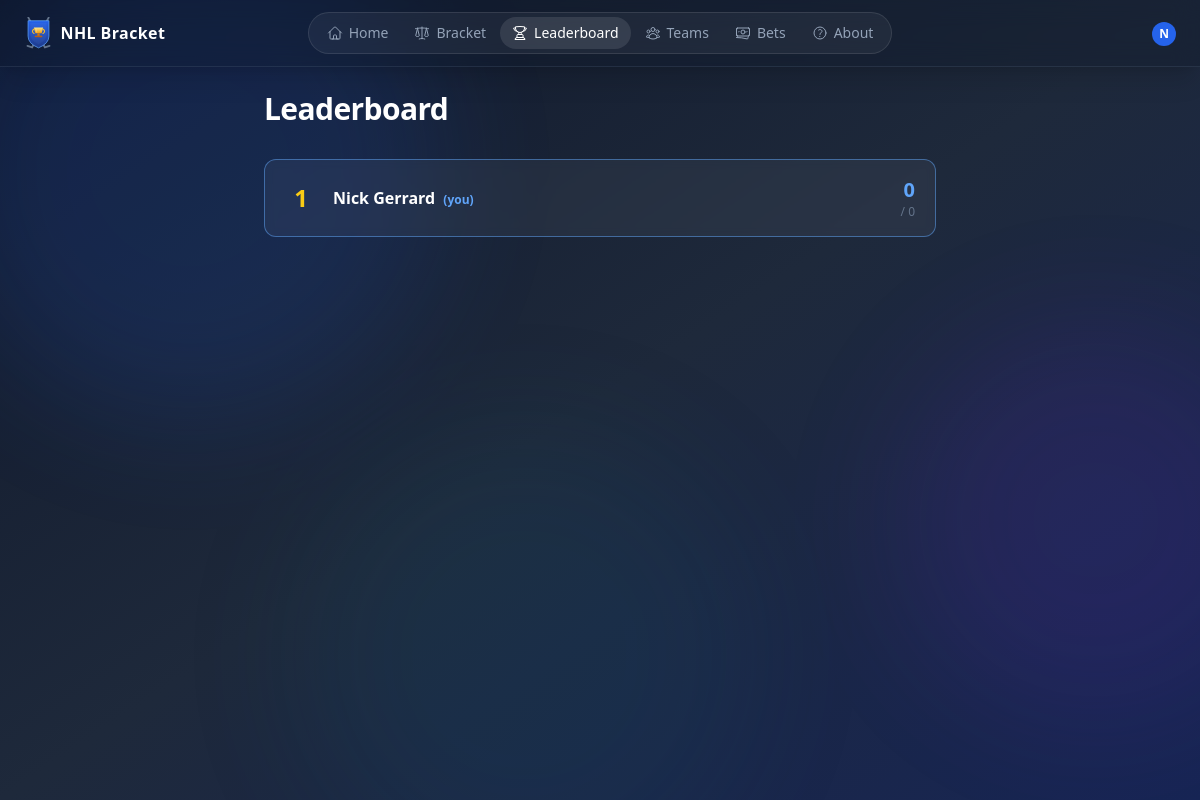
The page /leaderboard (signed in) on the database as committed earlier.
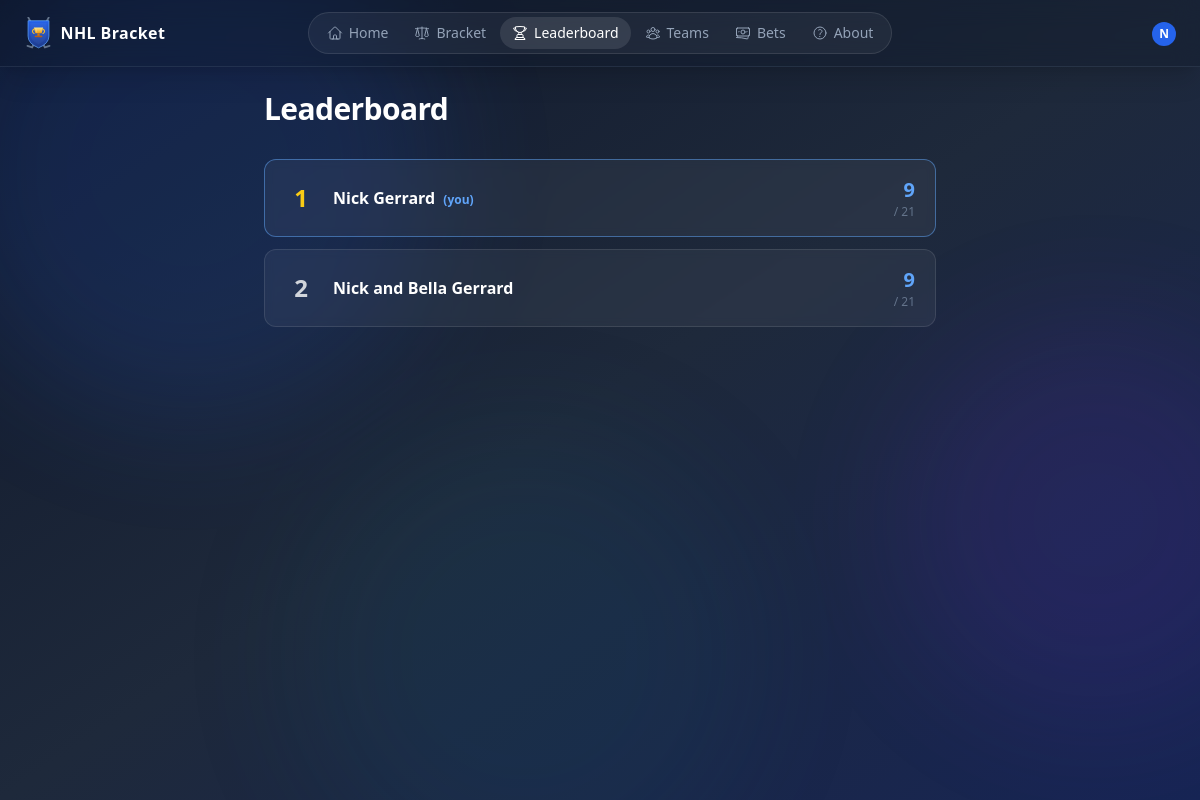
The same page on the database as committed later.
### models.py (models this page shows)
class User(SQLModel, table=True):
    id: int | None = Field(default=None, primary_key=True)
    name: str
    email: str = Field(unique=True)
    balance: int = 0

### main.py (the view)
@app.get("/leaderboard")
async def leaderboard(
    request: Request,
    user: User | None = Depends(get_current_user),
    year: int | None = None,
):
    if not user:
        return RedirectResponse("/login")
    with Session(engine) as session:
        season = resolve_season(session, year)
        users = fetch_all_users(session)
        all_predictions = fetch_predictions_for_season(session, season.id)
        series_results = fetch_series_results(session, season.id)
        scoring = fetch_scoring(session, season.year)
        all_series = list(session.exec(select(Series).where(Series.season_id == season.id)).all())
        board = build_leaderboard(users, all_predictions, series_results, scoring, all_series)
    return templates.TemplateResponse(
        request=request,
        name="leaderboard.html",
        context={"board": board, "current_user": user, "user": user, "season": season},
    )

### main.py (called while the page is built)
def challenge_count(user_id: int) -> int:
    with Session(engine) as session:
        return len(list(session.exec(
            select(Bet).where(Bet.challengee == user_id, Bet.status == BetStatus.PENDING)
        ).all()))

def user_has_submitted(user_id: int) -> bool:
    with Session(engine) as session:
        season = fetch_current_season(session)
        if not season:
            return False
        return has_prediction(session, user_id, season.id)

def get_current_user(request: Request):
    user_id = request.session.get("user_id")
    if not user_id:
        return None
    with Session(engine) as session:
        return session.get(User, user_id)

def resolve_season(session: Session, year: int | None) -> Season:
    season = (
        fetch_season_by_year(session, year) if year else fetch_current_season(session)
    )
    if not season:
        raise HTTPException(status_code=404, detail="Season not found")
    return season

### services.py (called while the page is built)
def fetch_current_season(session: Session) -> Season | None:
    return session.exec(select(Season).order_by(Season.year.desc())).first()  # type: ignore

def fetch_all_users(session: Session) -> list[User]:
    return list(session.exec(select(User)).all())

def fetch_predictions_for_season(session: Session, season_id: int) -> list[Prediction]:
    return list(
        session.exec(
            select(Prediction)
            .join(Series, Prediction.series_id == Series.id)  # type: ignore
            .where(Series.season_id == season_id)
        ).all()
    )

def fetch_series_results(
    session: Session, season_id: int
) -> dict[int, tuple[int | None, str]]:
    return {
        s.id: (s.winner, s.series_abbrev)
        for s in session.exec(select(Series).where(Series.season_id == season_id)).all()
    }  # type: ignore

def fetch_scoring(session: Session, season_year: int) -> dict[str, int]:
    return {
        sc.series_abbrev: sc.points
        for sc in session.exec(
            select(ScoringConfig).where(ScoringConfig.season_year == season_year)
        ).all()
    }

def has_prediction(session: Session, user_id: int, season_id: int) -> bool:
    return (
        session.exec(
            select(Prediction)
            .join(Series, Prediction.series_id == Series.id)  # type: ignore
            .where(Prediction.user_id == user_id, Series.season_id == season_id)
        ).first()
        is not None
    )

### templates/leaderboard.html (shortened to what this page needs)
{% extends "base.html" %}
{% block content %}
<div class="max-w-2xl mx-auto">
    <h1 class="text-2xl sm:text-3xl font-bold mb-8">Leaderboard</h1>
    {% if board %}
    <div class="flex flex-col gap-3">
        {% for entry in board %}
        <div class="flex items-center gap-4 bg-white/5 backdrop-blur-sm border rounded-xl px-5 py-4
            {% if entry.user.id == current_user.id %}
                border-blue-400/50 bg-blue-500/10
            {% else %}
                border-white/10
            {% endif %}
        ">
            <span class="text-2xl font-black w-8 text-center
                {% if loop.index == 1 %}text-yellow-400
                {% elif loop.index == 2 %}text-gray-300
                {% elif loop.index == 3 %}text-amber-600
                {% else %}text-gray-500
                {% endif %}
            ">{{ loop.index }}</span>
            <span class="flex-1 font-semibold">
                {% if entry.user.id != current_user.id %}
                <a href="/compare?a={{ current_user.id }}&b={{ entry.user.id }}" class="hover:text-blue-400 transition-colors">{{ entry.user.name }}</a>
                {% else %}
                {{ entry.user.name }} <span class="text-xs text-blue-400 ml-1">(you)</span>
                {% endif %}
            </span>
            <div class="text-right">
                <p class="text-xl font-bold text-blue-400">{{ entry.score }}</p>
                <p class="text-xs text-slate-500">/ {{ entry.max_possible }}</p>
            </div>
        </div>
        {% endfor %}
    </div>
    {% else %}
    <div class="bg-white/5 backdrop-blur-sm border border-white/10 rounded-xl p-8 text-center text-gray-400">
        No picks submitted yet.
    </div>
    {% endif %}
</div>
{% endblock %}

### templates/base.html (shortened to what this page needs)
<!DOCTYPE html>
<html lang="en">
    <head>
        <script src="https://cdn.tailwindcss.com"></script>
    </head>
    <body class="text-white min-h-screen bg-gradient-to-br from-slate-900 via-slate-800 to-blue-950 ">
        <div class="fixed inset-0 -z-10 overflow-hidden pointer-events-none" aria-hidden="true">
            <div class="absolute top-[-10%] left-[-5%] w-[500px] h-[500px] bg-blue-600 rounded-full blur-3xl opacity-[0.15]"></div>
            <div class="absolute top-[40%] right-[-8%] w-[400px] h-[400px] bg-violet-700 rounded-full blur-3xl opacity-[0.12]"></div>
            <div class="absolute bottom-[-10%] left-[25%] w-[450px] h-[450px] bg-cyan-800 rounded-full blur-3xl opacity-[0.12]"></div>
        </div>
        {% block navbar %}{% include "partials/navbar.html" %}{% endblock %}
        <main class="p-4 sm:p-6">
            {% block content %}{% endblock %}
        </main>
    </body>
</html>

### templates/partials/navbar.html (shortened to what this page needs)
<nav x-data="{ open: false, userOpen: false }" class="sticky top-0 z-10 backdrop-blur-md bg-slate-900/30 shadow-xl border-b border-slate-500/20">
    <div class="flex items-center px-4 sm:px-6 py-3">
        <div class="flex-1">
            <a href="/" class="flex items-center gap-2">
                <img src="/static/logo.svg" class="h-8 w-auto" alt="">
                <span class="text-base font-bold tracking-wide hidden sm:block">NHL Bracket</span>
            </a>
        </div>
        <div class="hidden sm:flex items-center gap-0.5 bg-white/5 border border-white/10 rounded-full px-1.5 py-1">
            <a href="/" class="flex items-center gap-1.5 px-3 py-1.5 rounded-full text-sm font-medium transition-colors {% if request.url.path == '/' %}bg-white/10 text-white{% else %}text-slate-400 hover:text-white hover:bg-white/5{% endif %}">
                Home
            </a>
            <a href="/bracket" class="flex items-center gap-1.5 px-3 py-1.5 rounded-full text-sm font-medium transition-colors {% if request.url.path == '/bracket' %}bg-white/10 text-white{% else %}text-slate-400 hover:text-white hover:bg-white/5{% endif %}">
                Bracket
            </a>
            <a href="/leaderboard" class="flex items-center gap-1.5 px-3 py-1.5 rounded-full text-sm font-medium transition-colors {% if request.url.path == '/leaderboard' %}bg-white/10 text-white{% else %}text-slate-400 hover:text-white hover:bg-white/5{% endif %}">
                Leaderboard
            </a>
            <a href="/teams" class="flex items-center gap-1.5 px-3 py-1.5 rounded-full text-sm font-medium transition-colors {% if request.url.path == '/teams' %}bg-white/10 text-white{% else %}text-slate-400 hover:text-white hover:bg-white/5{% endif %}">
                Teams
            </a>
            <a href="/bets" class="relative flex items-center gap-1.5 px-3 py-1.5 rounded-full text-sm font-medium transition-colors {% if request.url.path == '/bets' %}bg-white/10 text-white{% else %}text-slate-400 hover:text-white hover:bg-white/5{% endif %}">
                Bets
            </a>
            <a href="/about" class="flex items-center gap-1.5 px-3 py-1.5 rounded-full text-sm font-medium transition-colors {% if request.url.path == '/about' %}bg-white/10 text-white{% else %}text-slate-400 hover:text-white hover:bg-white/5{% endif %}">
                About
            </a>
        </div>
        <div class="flex-1 flex items-center justify-end gap-3">
            {% if user %}
            <div class="hidden sm:block relative">
                <button @click="userOpen = !userOpen"
                        @click.outside="userOpen = false"
                        class="rounded-full hover:ring-2 hover:ring-blue-500/50 transition-all">
                    <div class="w-6 h-6 rounded-full bg-blue-600 flex items-center justify-center text-xs font-semibold select-none">
                        {{ user.name[0] | upper }}
                    </div>
                </button>
            </div>
            {% endif %}
        </div>
    </div>
</nav>

### templates/base.html (style rules this page uses)
h1, h2, h3 { letter-spacing: -0.02em; }

Rows that differ between the two databases and show on the page:
added User: user.name "Nick and Bella Gerrard"
Other text that changed with them:
new list line: "1 (you) 9 / 21"
new list line: "Nick Gerrard"
new list line: "2 9 / 21"
list line gone: "1 (you) 0 / 0"
list line gone: "Nick Gerrard"
